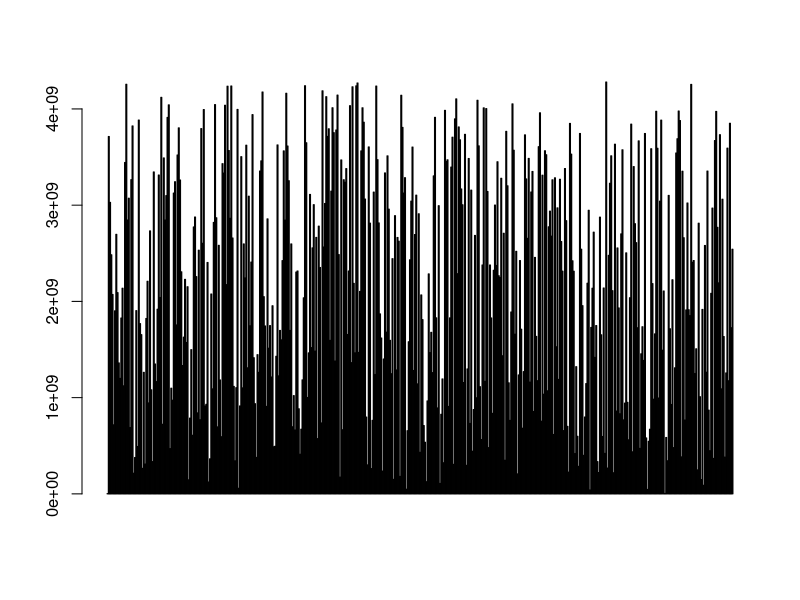
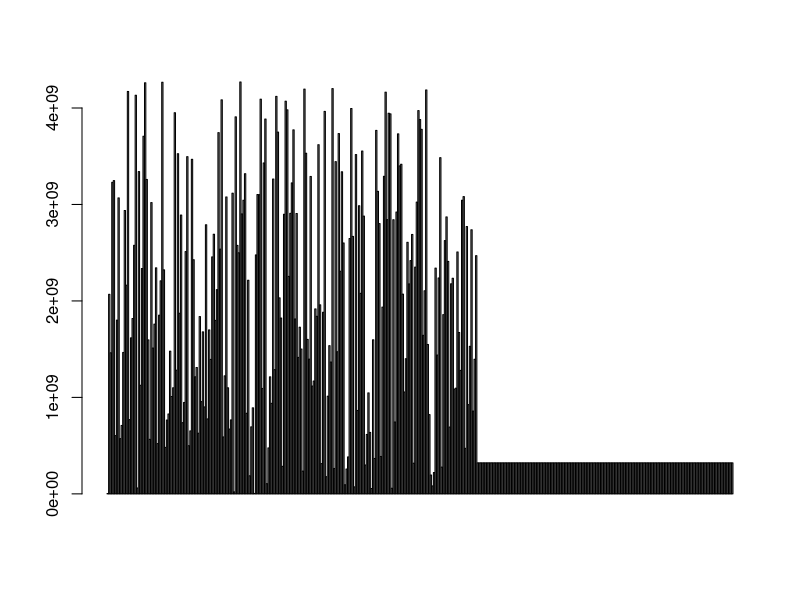
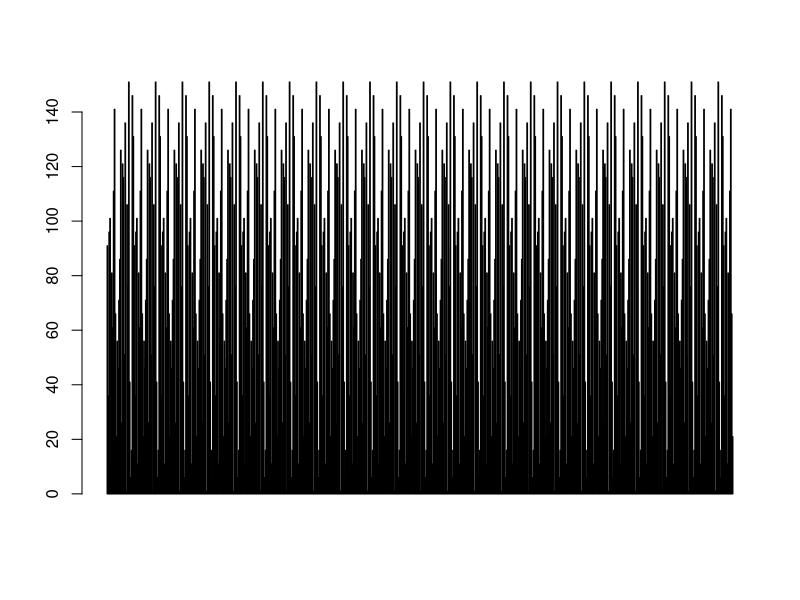
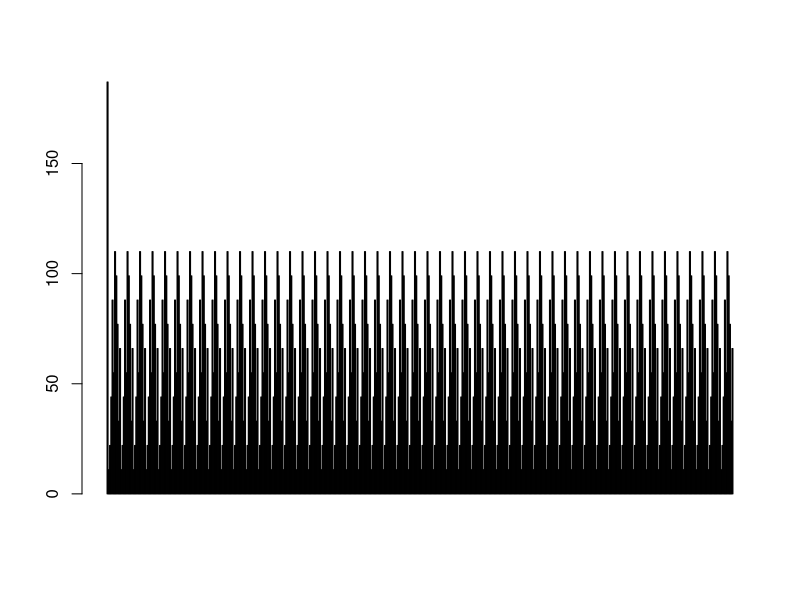
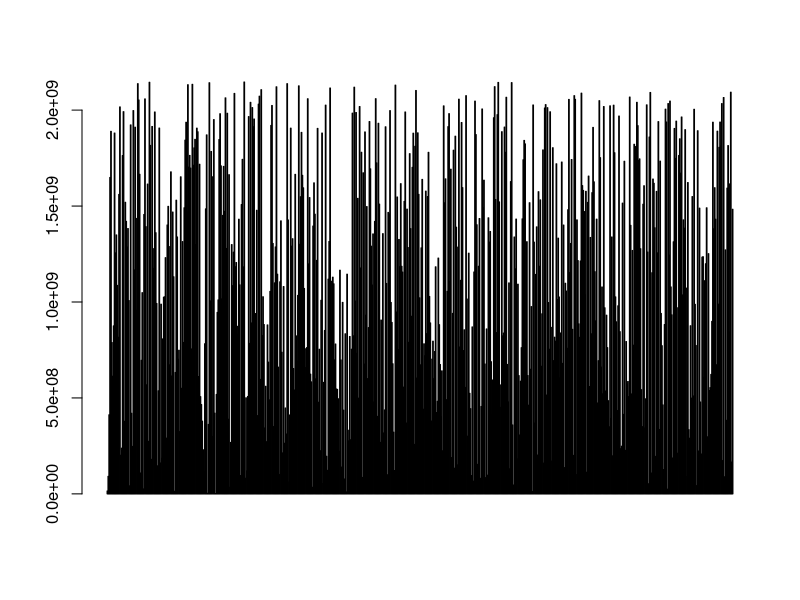
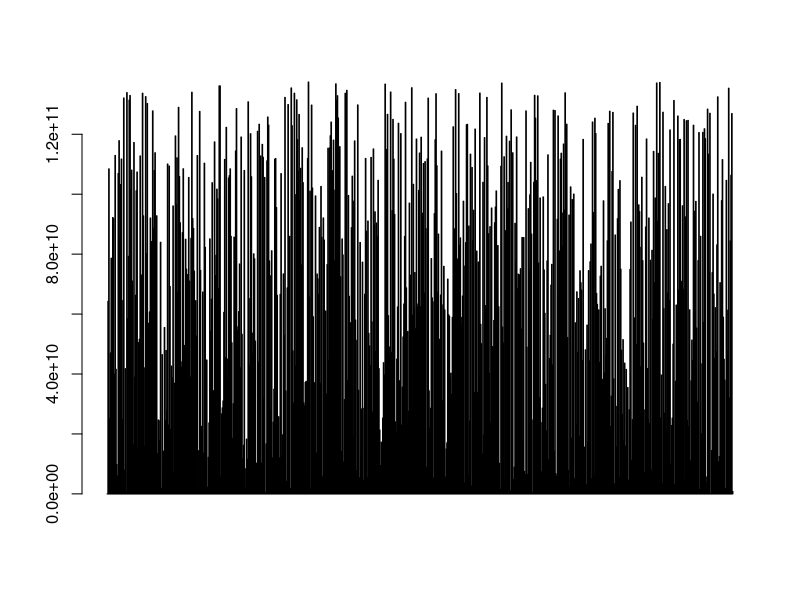
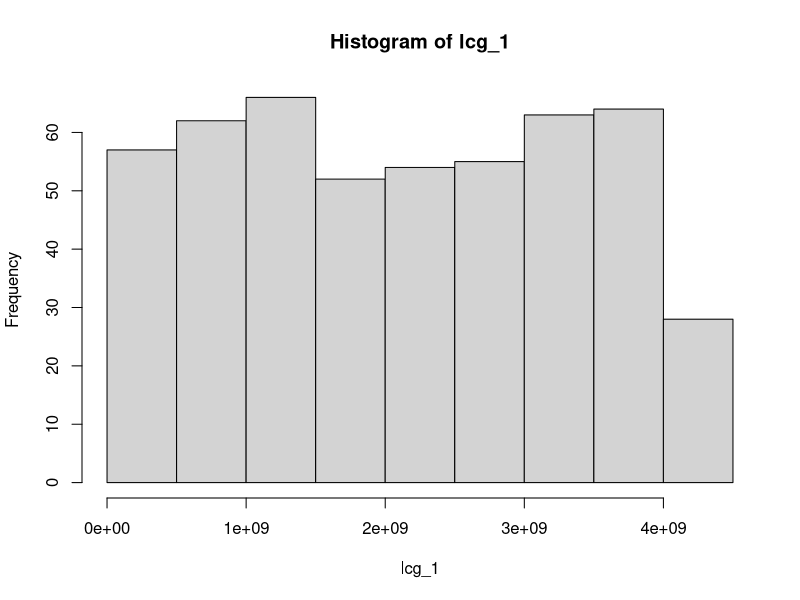
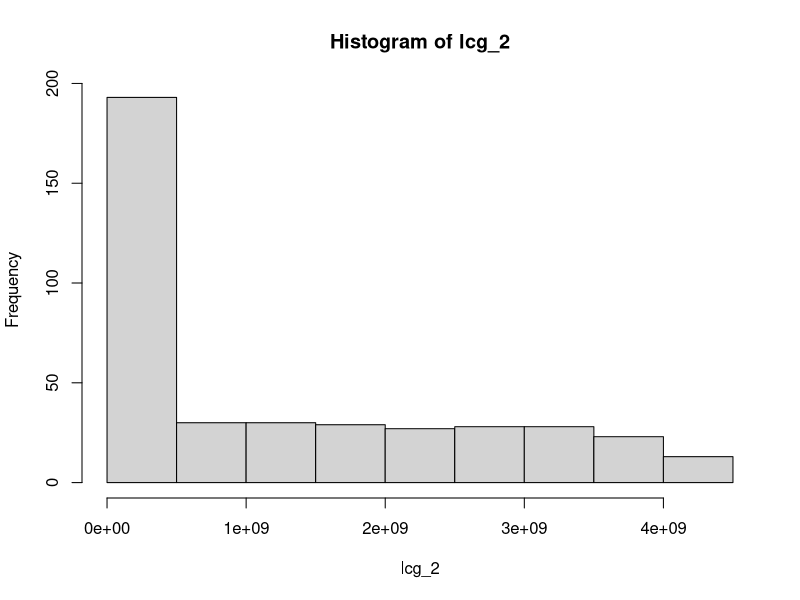

These figures' R source, in order:
#~~~~~Laboratorul 5~~~~

#__Exercitii

#Linear Congruential Generator
#parameters for LCG

#__Exercitiul 1


#1. Sa se genereze minim doua siruri de numere aleatoare de lungimi diferite,
#   cu cel putin 3 generatori, dintre cei prezentati in scriptul de pe site.


lcg = function(a0, a1, m, x0, n) #linear congruential generator (LCG)
{
  x = rep(0,n+1)  # rep(x, times) or replicate (x, length.out) – replicate the values in x  (how many times 
  #or the length of replicate
  x[1] = x0
  for(i in 1:n+1)
  {
    if(i == 1)
      x[i] = x0
    else
      x[i] = (a0 + (a1 * x[i-1])) %% m
  }
  return(x)
}

lcg_1 <- lcg(a0 = 1467945236, a1 = 2698231, m = 2^32 , x0 = 2768923, n = 500)
lcg_1
lcg_2 <- lcg(a0 = 1972891241, a1 = 2579842, m = 2^32 , x0 = 3567742, n = 400)
lcg_2


mcg = function(a1, m, x0, n) 
{
  x = rep(0,n+1)
  x[1] = x0
  for(i in 1:n+1)
  {
    if(i == 1)
      x[i] = x0
    else
      x[i] = (a1 * x[i-1]) %% m
  }
  return(x)
}
mcg_1 <- mcg(a1 = 261, m = 155, x0 = 91, n = 700)
mcg_1
mcg_2 <- mcg(a1 = 233, m = 121, x0 = 187, n = 500)
mcg_2


#RANDU (a special case of MCG)

randu = function(x0, n) 
{
  x = rep(0,n+1)
  x[1] = x0
  for(i in 1:n+1)
  {
    if(i == 1)
      x[i] = x0
    else
      x[i] = (65539 * x[i-1]) %% (2^31)
  }
  return(x[-1])
}

randu_1 <- randu(233,700)
randu_1

randu = function(x0, n) 
{
  x = rep(0,n+1)
  x[1] = x0
  for(i in 1:n+1)
  {
    if(i == 1)
      x[i] = x0
    else
      x[i] = (567313 * x[i-1]) %% (2^37)
  }
  return(x[-1])
}
randu_2 <- randu(16,800)
randu_2


#__Exercitiul 2

#2. Reprezentarea grafica a secventelor rezultate.

barplot(lcg_1)
barplot(lcg_2)

barplot(mcg_1)
barplot(mcg_2)

barplot(randu_1)
barplot(randu_2)

#__Exercitiul 3

#3. Trasati histogramele pentru fiecare sir de numere in parte.

hist(lcg_1)
hist(lcg_2)

hist(mcg_1)
hist(mcg_2)

hist(randu_1)
hist(randu_2)

#__Exercitiul 5

#5. Studiati autocorelatia fiecarei serii de numere aleatoare. Verificati daca secventele sunt cu adevarat aleatoare.

acf(lcg_1)
acf(lcg_2)

acf(mcg_1)
acf(mcg_2)

acf(randu_1)
acf(randu_2)

#__Exercitiul 7

#7. Ce alte teste de a verifica caracterul random al secventelor puteti sa incercati? Cititi cursul pentru indicatii.

chisq.test(lcg_1)
chisq.test(lcg_2)

chisq.test(mcg_1)
chisq.test(mcg_2)

chisq.test(randu_1)
chisq.test(randu_2)